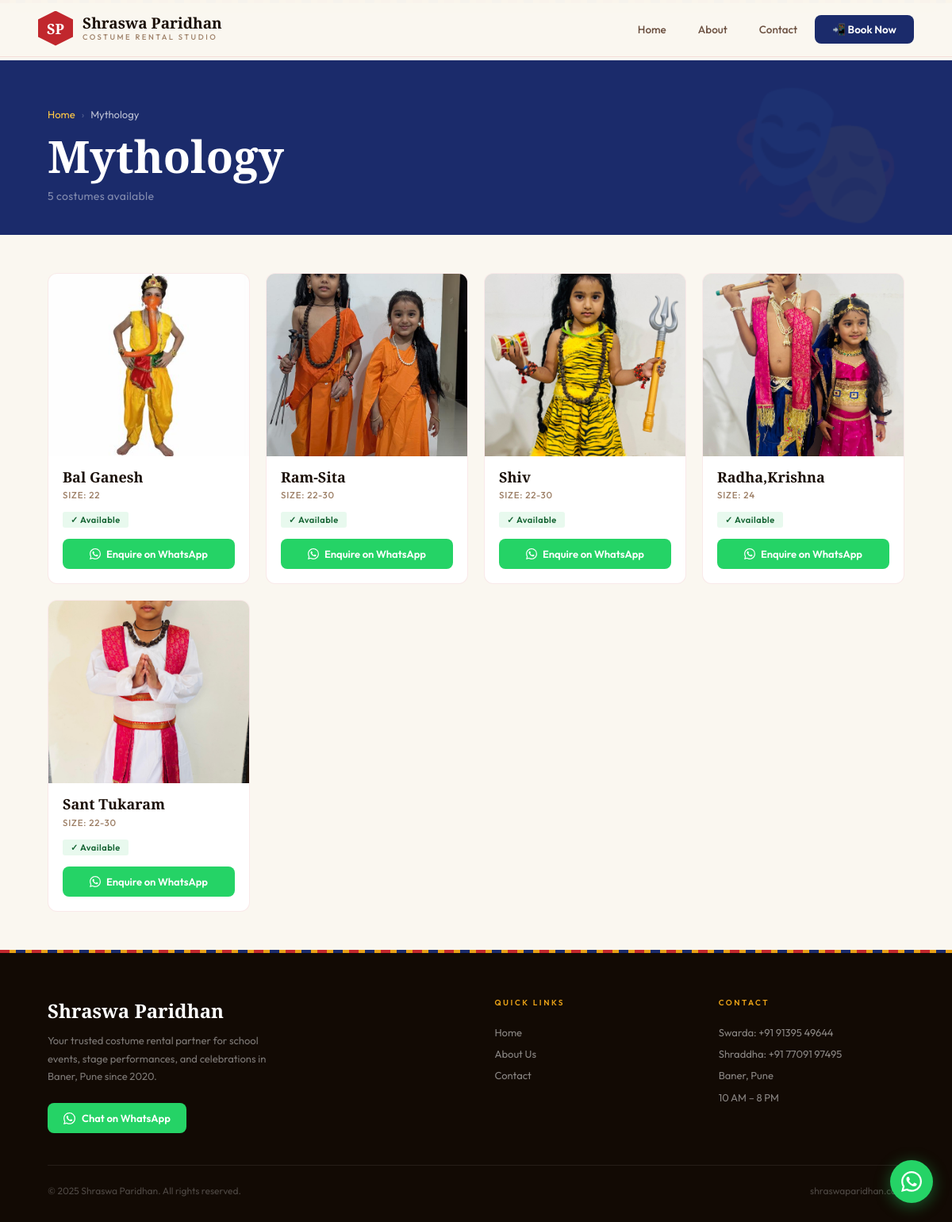
Page /category/1/ on the committed database.
### app/models.py (models this page shows, shortened)
class Category(models.Model):
    name = models.CharField(max_length=100)
    parent = models.ForeignKey(
        'self',
        on_delete=models.CASCADE,
        null=True,
        blank=True,
        related_name='subcategories'
    )

class Dress(models.Model):
    name = models.CharField(max_length=200)
    category = models.ForeignKey(Category, on_delete=models.CASCADE, related_name='dresses')
    size = models.CharField(max_length=20)
    price_per_day = models.DecimalField(max_digits=8, decimal_places=2)
    image = models.ImageField(upload_to='dresses/')
    available = models.BooleanField(default=True)

### app/views.py (the view)
# urls.py: path('category/<int:pk>/', views.category_detail, name='category_detail'),
def category_detail(request, pk):
    category = get_object_or_404(Category, pk=pk)
    dresses = category.dresses.all()
    categories = Category.objects.filter(parent=None)
    return render(request, 'app/category_detail.html', {
        'category': category,
        'dresses': dresses,
        'categories': categories,
    })

### app/templates/app/category_detail.html (shortened to what this page needs)
{% extends 'app/base.html' %}
{% block content %}
<div class="cat-detail-hero">
  <div class="breadcrumb">
    <a href="/">Home</a>
    <span class="breadcrumb-sep">›</span>
    <span style="color:rgba(255,255,255,0.7);">{{ category.name }}</span>
  </div>
  <h1 class="cat-detail-title">{{ category.name }}</h1>
  <p class="cat-detail-count">{{ dresses.count }} costume{{ dresses.count|pluralize }} available</p>
</div>
<div class="products-section">
  {% if dresses %}
  <div class="costume-grid">
    {% for dress in dresses %}
    <div class="costume-card">
      <div class="costume-card-img-wrap">
        <img src="{{ dress.image.url }}" alt="{{ dress.name }}" class="costume-card-img" loading="lazy">
      </div>
      <div class="costume-card-body">
        <div class="costume-card-name">{{ dress.name }}</div>
        <div class="costume-card-size">Size: {{ dress.size }}</div>
        {% if dress.available %}
          <div class="badge-available">✓ Available</div>
        {% else %}
          <div class="badge-unavailable">✕ Unavailable</div>
        {% endif %}
        <a href="https://wa.me/919139549644?text=Hi!+I'm+interested+in+renting+{{ dress.name|urlencode }}+(Size:+{{ dress.size|urlencode }})+from+Shraswa+Paridhan."
           class="enquire-btn" target="_blank">
          Enquire on WhatsApp
        </a>
      </div>
    </div>
    {% endfor %}
  </div>
  {% endif %}
</div>
{% endblock %}

### app/templates/app/base.html (shortened to what this page needs)
<!DOCTYPE html>
<html lang="en">
<head>
</head>
<body>
<nav class="nav" id="mainNav">
  <a href="/" class="nav-logo">
    <div class="nav-logo-emblem">SP</div>
    <div class="nav-logo-text">
      <span class="nav-logo-name">Shraswa Paridhan</span>
      <span class="nav-logo-sub">Costume Rental Studio</span>
    </div>
  </a>
  <ul class="nav-links">
    <li><a href="/" class="{% block nav_home %}{% endblock %}">Home</a></li>
    <li><a href="/about/" class="{% block nav_about %}{% endblock %}">About</a></li>
    <li><a href="/contact/" class="{% block nav_contact %}{% endblock %}">Contact</a></li>
    <li><a href="https://wa.me/919139549644" class="nav-cta" target="_blank">📲 Book Now</a></li>
  </ul>
</nav>
<main class="page-wrapper">{% block content %}{% endblock %}</main>
<div class="kantha-stripe"></div>
<footer>
  <div class="footer-grid">
    <div>
      <div class="footer-brand-name">Shraswa Paridhan</div>
      <p class="footer-brand-desc">Your trusted costume rental partner for school events, stage performances, and celebrations in Baner, Pune since 2020.</p>
      <a href="https://wa.me/919139549644" class="footer-wa" target="_blank">
        Chat on WhatsApp
      </a>
    </div>
    <div class="footer-col">
      <h4>Quick Links</h4>
      <a href="/">Home</a>
      <a href="/about/">About Us</a>
      <a href="/contact/">Contact</a>
    </div>
    <div class="footer-col">
      <h4>Contact</h4>
      <p>Swarda: +91 91395 49644</p>
      <p>Shraddha: +91 77091 97495</p>
      <p>Baner, Pune</p>
      <p>10 AM – 8 PM</p>
    </div>
  </div>
  <div class="footer-bottom">
    <span>© 2025 Shraswa Paridhan. All rights reserved.</span>
    <span>shraswaparidhan.com</span>
  </div>
</footer>
<a href="https://wa.me/919139549644" class="wa-float" target="_blank" title="Chat on WhatsApp">
</a>
</body>
</html>

### app/templates/app/category_detail.html (style rules this page uses)
.cat-detail-hero { background: var(--indigo); padding: clamp(2.5rem, 5vw, 4rem) clamp(1.5rem, 5vw, 5rem) 2.5rem; position: relative; overflow: hidden; }
.cat-detail-hero::after { content: '🎭'; position: absolute; right: 5%; top: 50%; transform: translateY(-50%); font-size: 180px; opacity: 0.05; pointer-events: none; }
.breadcrumb { font-size: 13px; color: rgba(255,255,255,0.4); margin-bottom: 14px; display: flex; align-items: center; gap: 8px; }
.breadcrumb a { color: var(--turmeric-light); text-decoration: none; transition: opacity 0.2s; }
.breadcrumb-sep { color: rgba(255,255,255,0.25); }
.cat-detail-title { font-family: 'Cormorant Garamond', serif; font-size: clamp(34px, 5vw, 56px); font-weight: 700; color: white; line-height: 1.1; }
.cat-detail-count { font-size: 14px; color: rgba(255,255,255,0.45); margin-top: 10px; letter-spacing: 0.3px; }
.products-section { padding: clamp(2rem, 4vw, 3.5rem) clamp(1.5rem, 5vw, 5rem); }

### rows in the picture
Category: name "Mythology", count "5"
Dress: image (picture), name "Bal Ganesh", size "22", available "✓ Available"
Dress: image (picture), name "Ram-Sita", size "22-30", available "✓ Available"
Dress: image (picture), name "Shiv", size "22-30", available "✓ Available"
Dress: image (picture), name "Radha,Krishna", size "24", available "✓ Available"
Dress: image (picture), name "Sant Tukaram", size "22-30", available "✓ Available"
